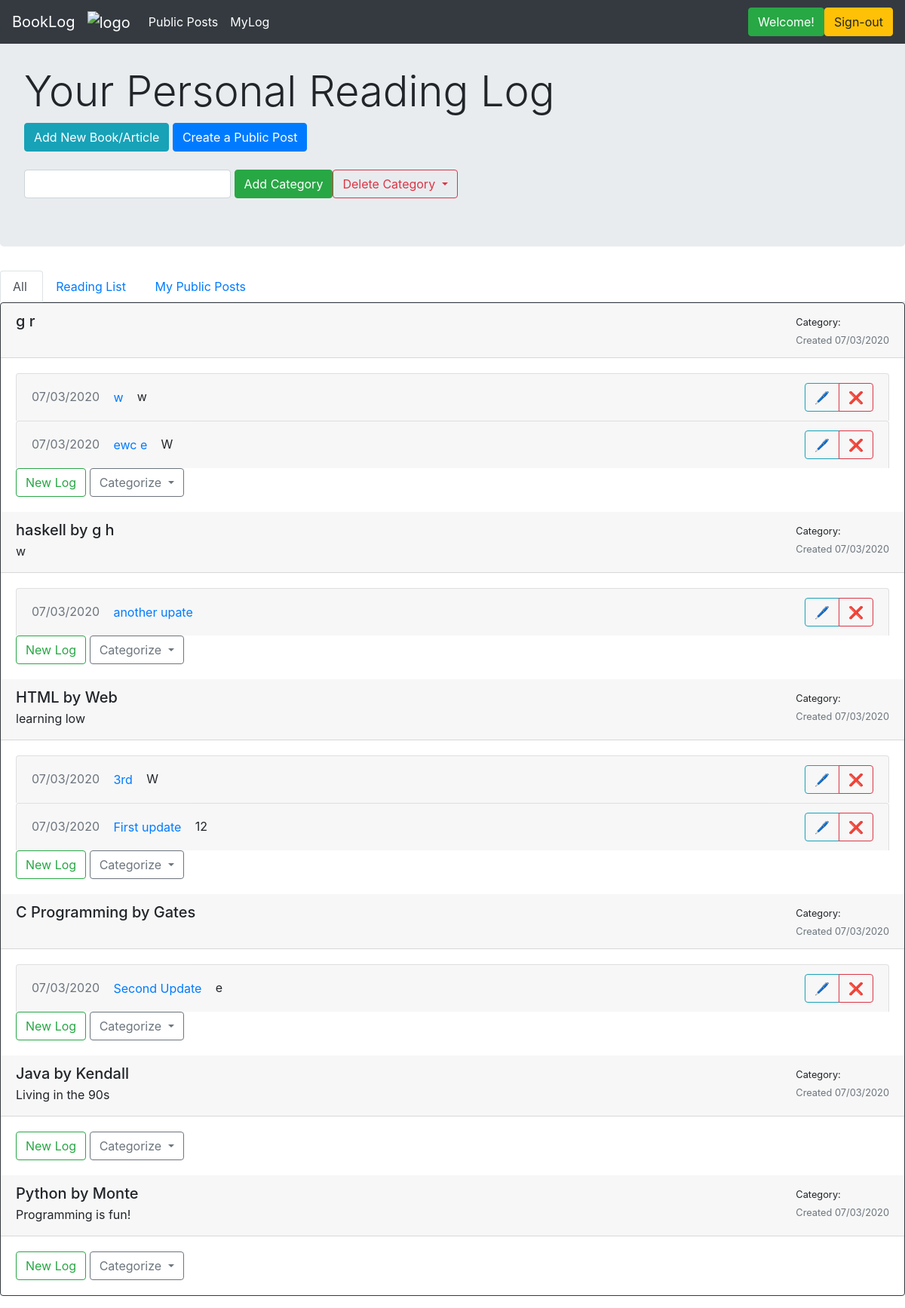
Before: /myLog (signed in) with the older database file.
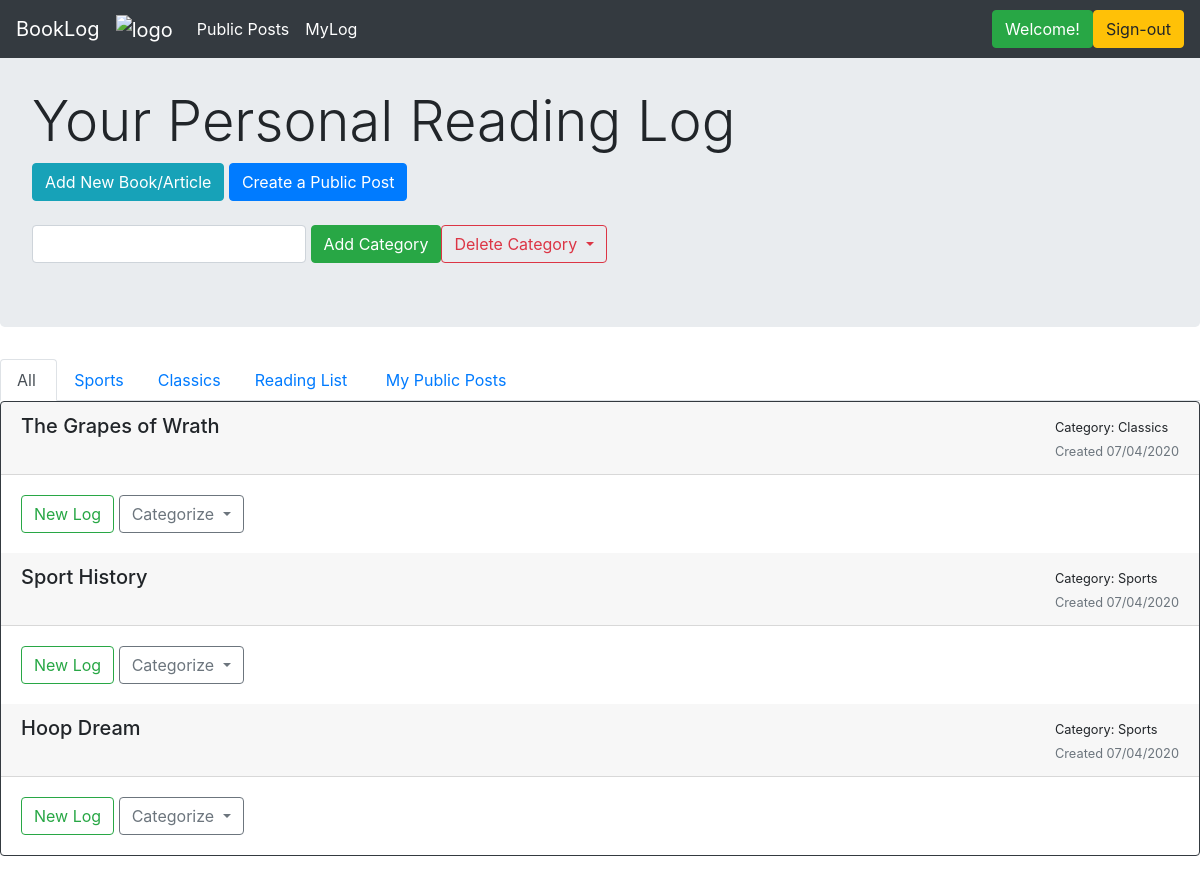
After: the same page with the newer database file.
### application/models.py (models this page shows)
class Book(db.Model):
    __tablename__ = 'books_and_other_readings'
    id = db.Column(db.Integer, primary_key=True)
    title = db.Column(db.String(80), index=True, unique=False, nullable=False)
    author = db.Column(db.String(80), index=False, unique=False, nullable=True)
    date_started = db.Column(db.DateTime, index=False, unique=False, nullable=False)
    description = db.Column(db.Text, index=False, unique=False, nullable=True)
    complete = db.Column(db.Boolean, index=False, unique=False, nullable=True)
    user_id = db.Column(db.Integer, ForeignKey('users.id'), nullable=False, index=True)
    user = relationship("User", backref = "books", foreign_keys=[user_id])
    cat_id = db.Column(db.Integer, ForeignKey('categories.id'), nullable=True, index=True)
    category = relationship("Category", backref="books", foreign_keys=[cat_id])

class BookUpdate(db.Model):
    __tablename__ = 'book_updates'
    id = db.Column(db.Integer, primary_key=True)
    title = db.Column(db.String(100), index=True, unique=False, nullable=False)
    date_created = db.Column(db.DateTime, index=False, unique=False, nullable=False)
    pages = db.Column(db.String(100), index=False, unique=False, nullable=True)
    text = db.Column(db.Text, index=False, unique=False, nullable=False)
    book_id = db.Column(db.Integer, ForeignKey('books_and_other_readings.id'), nullable=False, index=True)
    book = relationship("Book", backref = "book_updates", foreign_keys=[book_id])

class Category(db.Model):
    __tablename__ = 'categories'
    id = db.Column(db.Integer, primary_key=True)
    name = db.Column(db.String(150), index=True, nullable=False, unique=False)
    user_id = db.Column(db.Integer, ForeignKey('users.id'), nullable=False, index=False)
    user = relationship("User", backref="categories", foreign_keys=[user_id])

### application/routes.py (the view)
@main_bp.route("/myLog", methods=['GET'])
@login_required
def myLog():
    user = User.query.filter_by(id=session.get("user_id")).first()
    books = user.books
    cats = user.categories
    return render_template("mylog.html", name=session.get("user_id"), user=user, books=books, cats=cats)

### application/auth.py (called while the page is built)
@auth_bp.before_app_request
def load_logged_in_user():
    user_id = session.get('user_id')
    if user_id is None:
        g.user = None
    else:
        g.user = User.query.filter_by(id=user_id).first()

def login_required(view):
    @functools.wraps(view)
    def wrapped_view(**kwargs):
        if g.user is None:
            return redirect(url_for('auth_bp.login'))
        return view(**kwargs)
    return wrapped_view

### application/routes.py (called while the page is built)
@main_bp.before_app_request
def load_logged_in_user():
    user_id = session.get('user_id')
    if user_id is None:
        g.user = None
    else:
        g.user = User.query.filter_by(id=user_id).first()

### application/templates/mylog.html (shortened to what this page needs)
{% extends 'layout.html' %}
{% block content %}
<div class="jumbotron">
    <br>
    <h1 class="display-4">Your Personal Reading Log</h1>
    <a href="{{url_for('main_bp.create_new')}}" class="btn btn-info" role="button">Add New Book/Article</a>
    <a href="{{url_for('main_bp.create_public_post')}}" class="btn btn-primary" role="button">Create a Public Post</a>
    <br>
    <br>
    <div class="form-inline">
        <form action="{{url_for('main_bp.create_new_cat')}}" method="POST">
          <input type="text" class="form-control" id="title"  name="title" required>
          <button type="submit" class="btn btn-success">Add Category</button>
        </form>
        <button class="btn btn-outline-danger dropdown-toggle" type="button" id="dropdownMenuButton" data-toggle="dropdown" aria-haspopup="true" aria-expanded="false">
            Delete Category
          </button>
    </div>
</div>
<ul class="nav nav-tabs">
  <li class="nav-item"> <a class="nav-link active" href="#">All&nbsp;</a> </li>
  {% for cat in cats %}
      <li class="nav-item"> <a class="nav-link" href="{{url_for('main_bp.myLogCat', cat_id=cat.id)}}">{{cat.name}}</a> </li>
  {% endfor %}
  <li class="nav-item"> <a class="nav-link" href="{{ url_for('main_bp.reading_list')}}">Reading List&nbsp;</a></li>
  <li class="nav-item"> <a class="nav-link" href="{{ url_for('main_bp.my_public_posts')}}">My Public Posts&nbsp;&nbsp;</a></li>
  <div class="btn-toolbar" role="toolbar">
  </div>
</ul>
<div class="card text-left border-dark mb-3">
{% for book in books|reverse %}
  <div class="card-header position-sticky justify-content-between">
      <div class="float-right">
      <small>Category: {{book.category.name}}</small> <br>
      <small class="text-muted">Created {{ book.date_started.strftime("%m/%d/%Y") }}</small>
      </div>
      {% if book.author != "" %}
          <h5 class="mb-1">{{ book.title }} by {{ book.author }}</h5>
      {% else %}
          <h5 class="mb-1">{{ book.title }}</h5>
      {% endif %}
      <p class="mb-1"> {{ book.description }} </p>
  </div>
  <div class="card-body">
  {% for log in book.book_updates|reverse %}
  <div class="list-group">
    <div class="accordion" id="accordionExample">
         <div class="card">
            <div class="card-header" id="headingTwo">
            <div class="float-right">
                <div class="btn-group" role="group" aria-label="Basic example">
                   <button class="btn btn-outline-info" type="button" data-toggle="collapse" area-expanded="false" data-target={{"#logEdit" + log.title|string}}>&#128394;</button>
                   <a href="{{url_for('main_bp.delete_log', log_id=log.id)}}" class="btn btn-outline-danger" role="button">&#10060;</a>
                </div>
            </div>
            <h5 class="mb-0">
              <small class="text-muted">{{ log.date_created.strftime("%m/%d/%Y") }}</small>
              <button class="btn btn-link collapsed" type="button" data-toggle="collapse" data-target="{{"#collapseTwo" + log.id|string}}" aria-expanded="false" aria-controls="collapseTwo">
              {{ log.title }}
              </button>
              <small> {{log.pages}}</small>
            </h5>
            </div>
      </div>
    </div>
  </div>
  {% endfor %}
  <div class="end">
  <button class="btn btn-outline-success" type="button" data-toggle="collapse" area-expanded="false" data-target={{"#log" + loop.index|string}}>New Log</button>
  <button class="btn btn-outline-secondary dropdown-toggle" type="button" id="dropdownMenuButton" data-toggle="dropdown" aria-haspopup="true" aria-expanded="false">
    Categorize
  </button>
    </div>
    </div>
{% endfor %}
</div>
{% endblock %}

Changed rows visible on the page:
removed Book: date_started "07/03/2020", title "g r"
removed BookUpdate: date_created "07/03/2020", title "w", pages "w"
removed BookUpdate: date_created "07/03/2020", title "ewc e", pages "W"
removed Book: date_started "07/03/2020", title "haskell", author "g h", description "w"
removed BookUpdate: date_created "07/03/2020", title "another upate"
removed Book: date_started "07/03/2020", title "HTML", author "Web", description "learning low"
removed BookUpdate: date_created "07/03/2020", title "3rd", pages "W"
removed BookUpdate: date_created "07/03/2020", title "First update", pages "12"
removed Book: date_started "07/03/2020", title "C Programming", author "Gates"
removed BookUpdate: date_created "07/03/2020", title "Second Update", pages "e", shown under Book "07/03/2020"
removed Book: date_started "07/03/2020", title "Java", author "Kendall", description "Living in the 90s"
removed Book: date_started "07/03/2020", title "Python", author "Monte", description "Programming is fun!"
added Category: name "Sports"
added Category: name "Classics"
added Book: category.name "Classics", date_started "07/04/2020", title "The Grapes of Wrath"
added Book: category.name "Sports", date_started "07/04/2020", title "Sport History"
added Book: category.name "Sports", date_started "07/04/2020", title "Hoop Dream"
